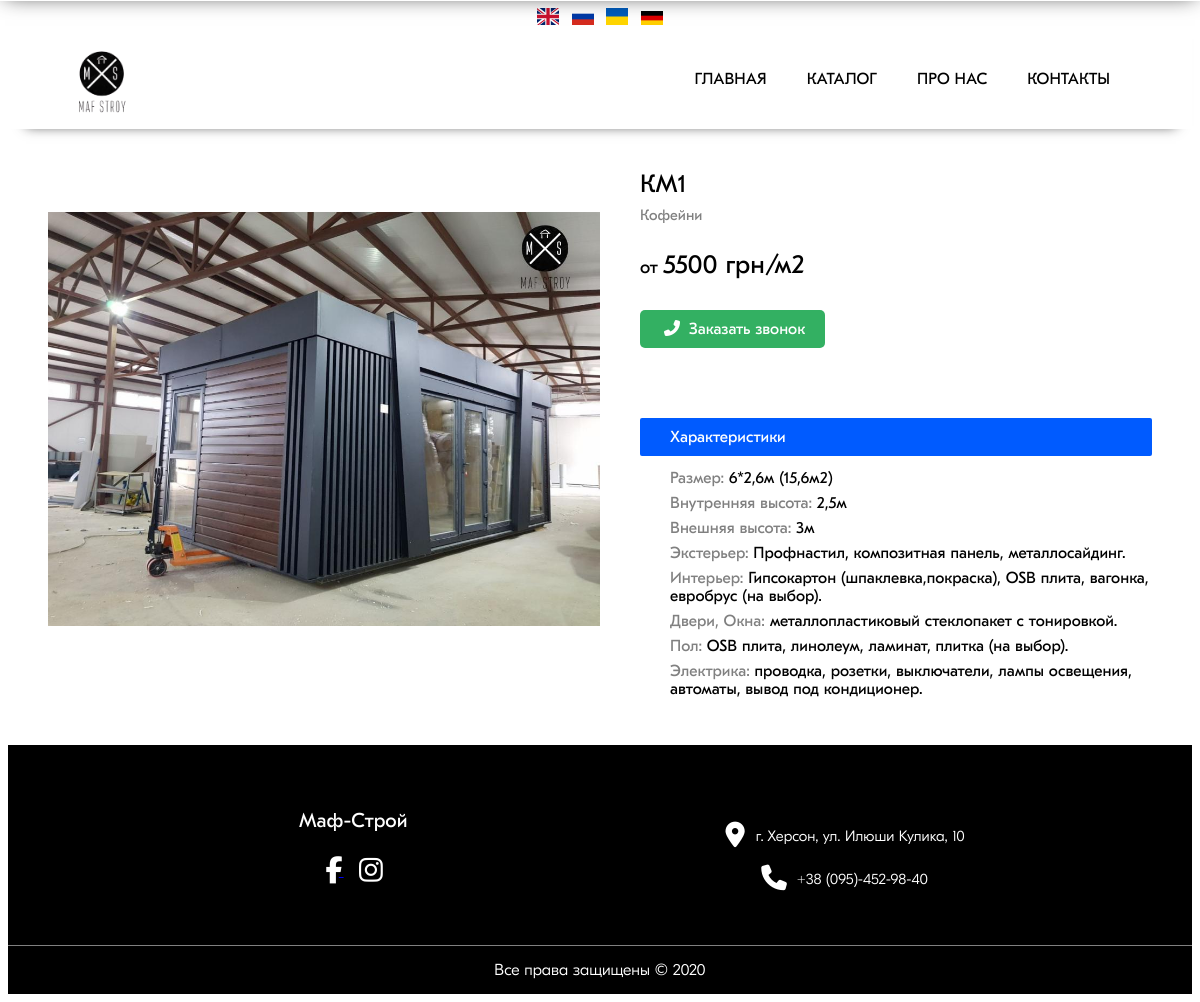
Screenshot of /item/866 with the database file from the repository.
### products/models.py (models this page shows, shortened)
class Itemimage(models.Model):
    item = models.ForeignKey(Item, on_delete = models.CASCADE, )
    imgurl = models.ImageField(upload_to='static/images/products', blank = True, null = True)

class Item(models.Model):
    category = models.ForeignKey(Category, on_delete = models.CASCADE, )
    name = models.CharField(default='', max_length = 300)
    price = models.IntegerField(default=0,)
    size = models.CharField(default='', max_length = 300)
    h_in = models.CharField(default='', max_length = 300)
    h_out = models.CharField(default='', max_length = 300)
    eksterier = models.CharField(default='', max_length = 300)
    interier = models.CharField(default='', max_length = 300)
    doors = models.CharField(default='', max_length = 300)
    floor = models.CharField(default='', max_length = 300)
    electrik = models.CharField(default='', max_length = 300)

class Category(models.Model):
    name = models.CharField(default='', max_length = 200)
    imgurl = models.ImageField(upload_to='static/images', blank = True, null = True)

### products/views.py (the view)
# urls.py: path('item/<int:item_id>', views.item, name="item"),
def item(request, item_id):
    set_current_language(request)
    current_item = Item.objects.get(id = item_id)
    return render(request, 'products/item.html', {
        'item': current_item,
    })

### products/templatetags/extras.py (called while the page is built)
@register.simple_tag
def modify_imgurl(imgurl):
    imgurl = imgurl.split('/')[-1]
    imgurl = '/static/images/products/' + imgurl
    return imgurl

### products/views.py (called while the page is built)
def set_current_language(request):
    if translation.LANGUAGE_SESSION_KEY in request.session:
        user_language = request.session[translation.LANGUAGE_SESSION_KEY]
        translation.activate(user_language)
        request.session[translation.LANGUAGE_SESSION_KEY] = user_language

### templates/products/item.html (shortened to what this page needs)
{% extends './base.html' %}
{% load static %}
{% load extras %}
{% load i18n %}
{% block content %}
<div class="product__page__wrapper">
    <div class="product__page__container">
        <div class="product__page__container__image">
            {% if item.itemimage_set.all|length > 1 %}
            <div class="product__page__container__image__toslide
            owl-carousel owl-theme">
            {% for img in item.itemimage_set.all  %}
            {% modify_imgurl img.imgurl.url as imgurl %}
            <img src="{{ imgurl }}"
             alt="">
             {% endfor %}
            </div>
             {% comment %} <span class="prev_1_1" id="prev_1">
                <i class="gg-chevron-left"></i>
            </span>
            <span class="next_1_1" id="next_1">
                <i class="gg-chevron-right"></i>
            </span>  {% endcomment %}
                {% else %}
                <div class="">
                {% for img in item.itemimage_set.all  %}
                {% modify_imgurl img.imgurl.url as imgurl %}
                <img src="{{ imgurl }}"
                alt="">
             {% endfor %}
             </div>
            {% endif %}
        </div>
        <div class="product__page__container__info">
           <span class="product__page__container__info__name">
                {{ item.name }}
           </span>
           <span class="product__page__container__info__category">
                {{ item.category.name }}
           </span>
           <span class="product__page__container__info__price">
           от
            <span>
                {{ item.price }} грн/м2
            </span>
           </span>
           <div class="call__button__1 green">
                <span class="#call__button__1">
                <i class="fa fa-phone-alt"></i>
                </span>
           </div>
           <div class="product__page__container__info__features">
                <div class="product__page__container__info__features__title">
                    <span>
                    </span>
                </div>
                <div class="product__page__container__info__features__item">
                        <span>
                            {{ item.size }}
                        </span>
                    </div>
                <div class="product__page__container__info__features__item">
                        <span>
                            {{ item.h_in }}
                        </span>
                    </div>
                <div class="product__page__container__info__features__item">
                        <span>
                            {{ item.h_out }}
                        </span>
                </div>
                <div class="product__page__container__info__features__item">
                        <span>
                            {{ item.eksterier }}
                        </span>
                </div>
                <div class="product__page__container__info__features__item">
                        <span>
                            {{ item.interier }}
                        </span>
                </div>
                <div class="product__page__container__info__features__item">
                        <span>
                            {{ item.doors }}
                        </span>
                </div>
                <div class="product__page__container__info__features__item">
                        <span>
                            {{ item.floor }}
                        </span>
                </div>
                <div class="product__page__container__info__features__item">
                        <span>
                            {{ item.electrik }}
                        </span>
                </div>
           </div>
        </div>
    </div>
</div>
{% endblock content %}

### static/style.css (style rules this page uses)
body { font-family: "gpro-text-regular"; }
.product__page__wrapper { width: 100%; }
.product__page__container { margin: 40px; display: flex; }
.product__page__container__image { position: relative; max-width: 50%; max-height: 500px; }
.product__page__container__image img { object-fit: contain; height: 100%; width: 100%; max-width: 700px; }
.product__page__container__info { width: 50%; margin-left: 40px; display: flex; flex-direction: column; }
.product__page__container__info__name { font-size: 25px; }
.product__page__container__info__category { margin-top: 7px; font-size: 15px; color: grey; }
.product__page__container__info__price { margin-top: 26px; font-size: 18px; }
.product__page__container__info__price span { font-size: 26px; }
.product__page__container__info__features { margin-top: 40px; }
.product__page__container__info__features__title { border-radius: 2px; margin-bottom: 13px; padding: 10px 0px 10px 30px; background-color: #005bff; }
.product__page__container__info__features__title span { color: white; }
.product__page__container__info__features__item { margin: 7px 0px; padding-left: 30px; color: grey; }
.product__page__container__info__features__item span { color: black; }
.call__button__1 { margin: 40px 0px; }
.call__button__1 i { margin: 0 4; }
.call__button__1 span { border-radius: 5px; cursor: pointer; background-color: #005bff; padding: 10px 20px; color: white; transition: all 0.2s linear; }
.call__button__1.green span { background-color: #33b062; }

### rows the page displays
Item: name "КМ1", category.name "Кофейни", price "5500", size "6*2,6м (15,6м2)", h_in "2,5м", h_out "3м", eksterier "Профнастил, композитная панель, металлосайдинг.", interier "Гипсокартон (шпаклевка,покраска), OSB плита, вагонка, евробрус (на выбор).", doors "металлопластиковый стеклопакет с тонировкой.", floor "OSB плита, линолеум, ламинат, плитка (на выбор).", electrik "проводка, розетки, выключатели, лампы освещения, автоматы, вывод под кондиционер."
